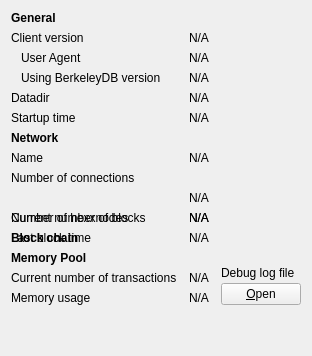
     <widget class="QWidget" name="tab_info">
      <attribute name="title">
       <string>&amp;Information</string>
      </attribute>
      <layout class="QGridLayout" name="gridLayout" columnstretch="0,1,0">
       <property name="horizontalSpacing">
        <number>12</number>
       </property>
       <item row="0" column="0">
        <widget class="QLabel" name="label_9">
         <property name="font">
          <font>
           <weight>75</weight>
           <bold>true</bold>
          </font>
         </property>
         <property name="text">
          <string>General</string>
         </property>
        </widget>
       </item>
       <item row="1" column="0">
        <widget class="QLabel" name="label_6">
         <property name="text">
          <string>Client version</string>
         </property>
        </widget>
       </item>
       <item row="1" column="1" colspan="2">
        <widget class="QLabel" name="clientVersion">
         <property name="cursor">
          <cursorShape>IBeamCursor</cursorShape>
         </property>
         <property name="text">
          <string>N/A</string>
         </property>
         <property name="textFormat">
          <enum>Qt::PlainText</enum>
         </property>
         <property name="textInteractionFlags">
          <set>Qt::LinksAccessibleByMouse|Qt::TextSelectableByKeyboard|Qt::TextSelectableByMouse</set>
         </property>
        </widget>
       </item>
       <item row="2" column="0">
        <widget class="QLabel" name="labelClientUserAgent">
         <property name="text">
          <string>User Agent</string>
         </property>
         <property name="indent">
          <number>10</number>
         </property>
        </widget>
       </item>
       <item row="2" column="1" colspan="2">
        <widget class="QLabel" name="clientUserAgent">
         <property name="cursor">
          <cursorShape>IBeamCursor</cursorShape>
         </property>
         <property name="text">
          <string>N/A</string>
         </property>
         <property name="textFormat">
          <enum>Qt::PlainText</enum>
         </property>
         <property name="textInteractionFlags">
          <set>Qt::LinksAccessibleByMouse|Qt::TextSelectableByKeyboard|Qt::TextSelectableByMouse</set>
         </property>
        </widget>
       </item>
       <item row="3" column="0">
        <widget class="QLabel" name="label_berkeleyDBVersion">
         <property name="text">
          <string>Using BerkeleyDB version</string>
         </property>
         <property name="indent">
          <number>10</number>
         </property>
        </widget>
       </item>
       <item row="3" column="1" colspan="2">
        <widget class="QLabel" name="berkeleyDBVersion">
         <property name="cursor">
          <cursorShape>IBeamCursor</cursorShape>
         </property>
         <property name="text">
          <string>N/A</string>
         </property>
         <property name="textFormat">
          <enum>Qt::PlainText</enum>
         </property>
         <property name="textInteractionFlags">
          <set>Qt::LinksAccessibleByMouse|Qt::TextSelectableByKeyboard|Qt::TextSelectableByMouse</set>
         </property>
        </widget>
       </item>
       <item row="4" column="0">
        <widget class="QLabel" name="label_12">
         <property name="text">
          <string>Datadir</string>
         </property>
        </widget>
       </item>
       <item row="4" column="1" colspan="2">
        <widget class="QLabel" name="dataDir">
         <property name="cursor">
          <cursorShape>IBeamCursor</cursorShape>
         </property>
         <property name="text">
          <string>N/A</string>
         </property>
         <property name="textFormat">
          <enum>Qt::PlainText</enum>
         </property>
         <property name="wordWrap">
          <bool>true</bool>
         </property>
         <property name="textInteractionFlags">
          <set>Qt::LinksAccessibleByMouse|Qt::TextSelectableByKeyboard|Qt::TextSelectableByMouse</set>
         </property>
        </widget>
       </item>
       <item row="5" column="0">
        <widget class="QLabel" name="label_13">
         <property name="text">
          <string>Startup time</string>
         </property>
        </widget>
       </item>
       <item row="5" column="1" colspan="2">
        <widget class="QLabel" name="startupTime">
         <property name="cursor">
          <cursorShape>IBeamCursor</cursorShape>
         </property>
         <property name="text">
          <string>N/A</string>
         </property>
         <property name="textFormat">
          <enum>Qt::PlainText</enum>
         </property>
         <property name="textInteractionFlags">
          <set>Qt::LinksAccessibleByMouse|Qt::TextSelectableByKeyboard|Qt::TextSelectableByMouse</set>
         </property>
        </widget>
       </item>
       <item row="6" column="0">
           <widget class="QLabel" name="labelNetwork">
               <property name="font">
                   <font>
                       <weight>75</weight>
                       <bold>true</bold>
                   </font>
               </property>
               <property name="text">
                   <string>Network</string>
               </property>
           </widget>
       </item>
       <item row="7" column="0">
        <widget class="QLabel" name="label_8">
         <property name="text">
          <string>Name</string>
         </property>
        </widget>
       </item>
       <item row="7" column="1" colspan="2">
        <widget class="QLabel" name="networkName">
         <property name="cursor">
          <cursorShape>IBeamCursor</cursorShape>
         </property>
         <property name="text">
          <string>N/A</string>
         </property>
         <property name="textFormat">
          <enum>Qt::PlainText</enum>
         </property>
         <property name="textInteractionFlags">
          <set>Qt::LinksAccessibleByMouse|Qt::TextSelectableByKeyboard|Qt::TextSelectableByMouse</set>
         </property>
        </widget>
       </item>
       <item row="8" column="0">
        <widget class="QLabel" name="label_7">
         <property name="text">
          <string>Number of connections</string>
         </property>
        </widget>
       </item>
       <item row="9" column="1" colspan="2">
        <widget class="QLabel" name="numberOfConnections">
         <property name="cursor">
          <cursorShape>IBeamCursor</cursorShape>
         </property>
         <property name="text">
          <string>N/A</string>
         </property>
         <property name="textFormat">
          <enum>Qt::PlainText</enum>
         </property>
         <property name="textInteractionFlags">
          <set>Qt::LinksAccessibleByMouse|Qt::TextSelectableByKeyboard|Qt::TextSelectableByMouse</set>
         </property>
        </widget>
       </item>
       <item row="10" column="0">
        <widget class="QLabel" name="znodeCountLabel">
         <property name="text">
          <string>Number of hexxnodes</string>
         </property>
        </widget>
       </item>
       <item row="10" column="1">
        <widget class="QLabel" name="znodeCount">
         <property name="text">
          <string>N/A</string>
         </property>
        </widget>
       </item>
       <item row="11" column="0">
        <widget class="QLabel" name="label_10">
         <property name="font">
          <font>
           <weight>75</weight>
           <bold>true</bold>
          </font>
         </property>
         <property name="text">
          <string>Block chain</string>
         </property>
        </widget>
       </item>
       <item row="10" column="0">
        <widget class="QLabel" name="label_3">
         <property name="text">
          <string>Current number of blocks</string>
         </property>
        </widget>
       </item>
       <item row="10" column="1" colspan="2">
        <widget class="QLabel" name="numberOfBlocks">
         <property name="cursor">
          <cursorShape>IBeamCursor</cursorShape>
         </property>
         <property name="text">
          <string>N/A</string>
         </property>
         <property name="textFormat">
          <enum>Qt::PlainText</enum>
         </property>
         <property name="textInteractionFlags">
          <set>Qt::LinksAccessibleByMouse|Qt::TextSelectableByKeyboard|Qt::TextSelectableByMouse</set>
         </property>
        </widget>
       </item>
       <item row="11" column="0">
        <widget class="QLabel" name="labelLastBlockTime">
         <property name="text">
          <string>Last block time</string>
         </property>
        </widget>
       </item>
       <item row="11" column="1" colspan="2">
        <widget class="QLabel" name="lastBlockTime">
         <property name="cursor">
          <cursorShape>IBeamCursor</cursorShape>
         </property>
         <property name="text">
          <string>N/A</string>
         </property>
         <property name="textFormat">
          <enum>Qt::PlainText</enum>
         </property>
         <property name="textInteractionFlags">
          <set>Qt::LinksAccessibleByMouse|Qt::TextSelectableByKeyboard|Qt::TextSelectableByMouse</set>
         </property>
        </widget>
       </item>
       <item row="12" column="0">
        <widget class="QLabel" name="labelMempoolTitle">
         <property name="font">
          <font>
           <weight>75</weight>
           <bold>true</bold>
          </font>
         </property>
         <property name="text">
          <string>Memory Pool</string>
         </property>
        </widget>
       </item>
       <item row="13" column="0">
        <widget class="QLabel" name="labelNumberOfTransactions">
         <property name="text">
          <string>Current number of transactions</string>
         </property>
        </widget>
       </item>
       <item row="13" column="1">
        <widget class="QLabel" name="mempoolNumberTxs">
         <property name="cursor">
          <cursorShape>IBeamCursor</cursorShape>
         </property>
         <property name="text">
          <string>N/A</string>
         </property>
         <property name="textFormat">
          <enum>Qt::PlainText</enum>
         </property>
         <property name="textInteractionFlags">
          <set>Qt::LinksAccessibleByMouse|Qt::TextSelectableByKeyboard|Qt::TextSelectableByMouse</set>
         </property>
        </widget>
       </item>
       <item row="14" column="0">
        <widget class="QLabel" name="labelMemoryUsage">
         <property name="text">
          <string>Memory usage</string>
         </property>
        </widget>
       </item>
       <item row="14" column="1">
        <widget class="QLabel" name="mempoolSize">
         <property name="cursor">
          <cursorShape>IBeamCursor</cursorShape>
         </property>
         <property name="text">
          <string>N/A</string>
         </property>
         <property name="textFormat">
          <enum>Qt::PlainText</enum>
         </property>
         <property name="textInteractionFlags">
          <set>Qt::LinksAccessibleByMouse|Qt::TextSelectableByKeyboard|Qt::TextSelectableByMouse</set>
         </property>
        </widget>
       </item>
       <item row="12" column="2" rowspan="3">
        <layout class="QVBoxLayout" name="verticalLayoutDebugButton">
         <property name="spacing">
          <number>3</number>
         </property>
         <item>
          <spacer name="verticalSpacer_2">
           <property name="orientation">
            <enum>Qt::Vertical</enum>
           </property>
           <property name="sizeHint" stdset="0">
            <size>
             <width>10</width>
             <height>5</height>
            </size>
           </property>
          </spacer>
         </item>
         <item>
          <widget class="QLabel" name="labelDebugLogfile">
           <property name="text">
            <string>Debug log file</string>
           </property>
          </widget>
         </item>
         <item>
          <widget class="QPushButton" name="openDebugLogfileButton">
           <property name="toolTip">
            <string>Open the %1 debug log file from the current data directory. This can take a few seconds for large log files.</string>
           </property>
           <property name="text">
            <string>&amp;Open</string>
           </property>
           <property name="autoDefault">
            <bool>false</bool>
           </property>
          </widget>
         </item>
        </layout>
       </item>
       <item row="15" column="0">
        <spacer name="verticalSpacer">
         <property name="orientation">
          <enum>Qt::Vertical</enum>
         </property>
         <property name="sizeHint" stdset="0">
          <size>
           <width>20</width>
           <height>40</height>
          </size>
         </property>
        </spacer>
       </item>
      </layout>
     </widget>
